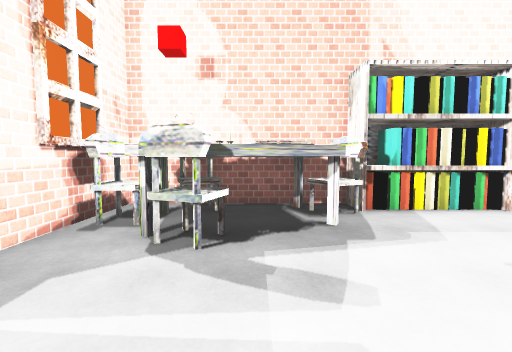
View 1 (above)

13 first-person views from a walk through a 3-D level made in the Unity game engine. The camera is 1.4 m above the floor, tilts 4° down and sees 90° across. The floor is counted in squares, 1 m on a side. Each view is taken from the middle of a square. On the plan, view 1 faces up. The plan holds only what a view shows up to about 13 squares ahead; the rest is blank. The player character is not drawn. Some surface patterns are stand-ins.

View 2
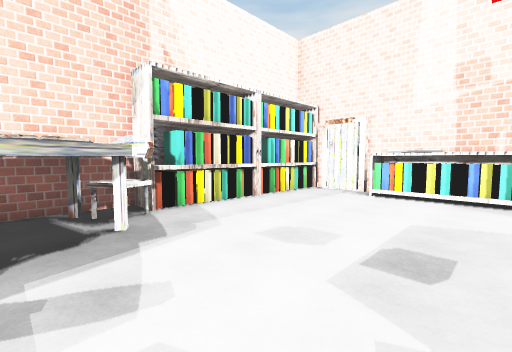

View 3
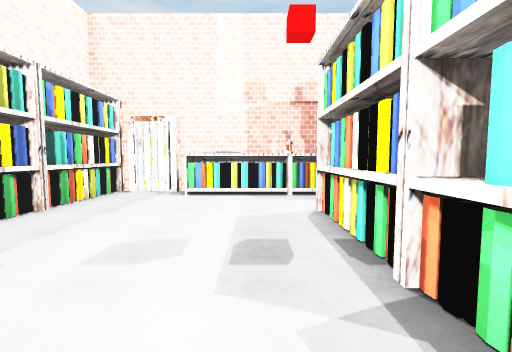

View 4
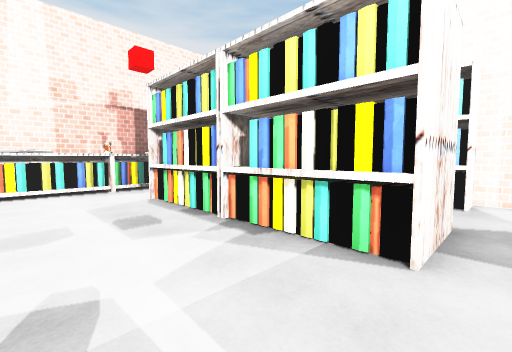

View 5
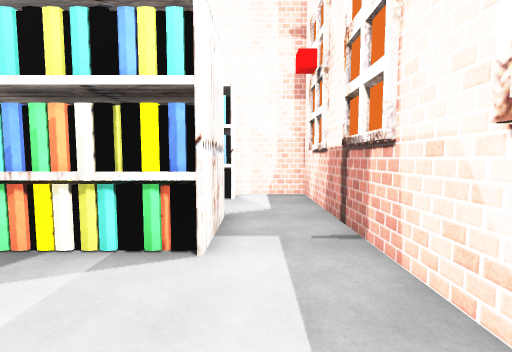

View 6
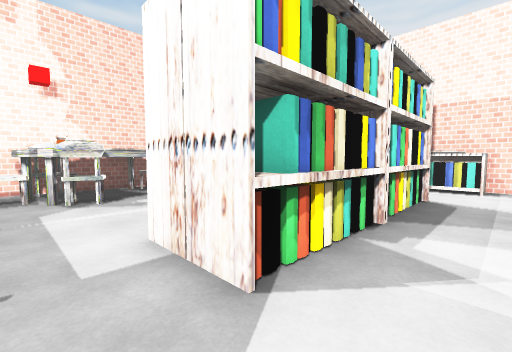

View 7
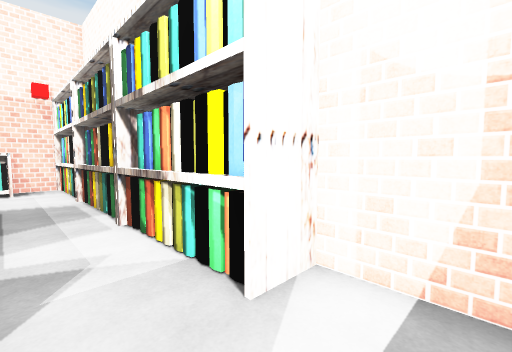

View 8
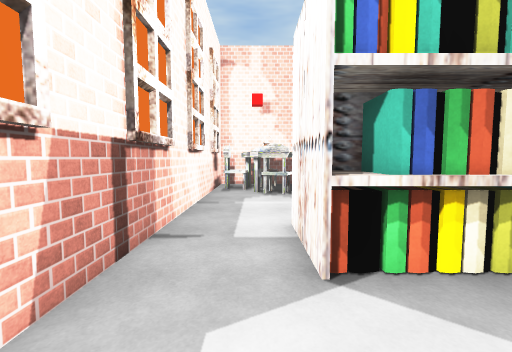

View 9
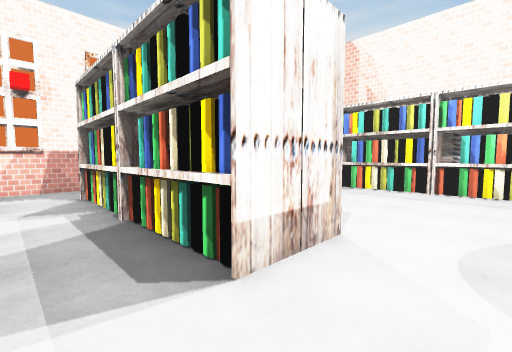

View 10
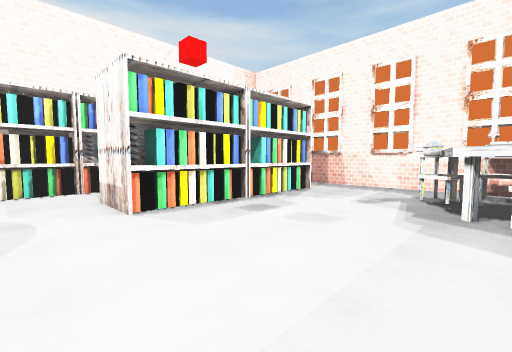

View 11
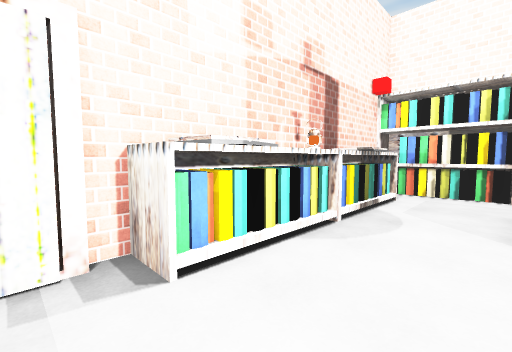

View 12
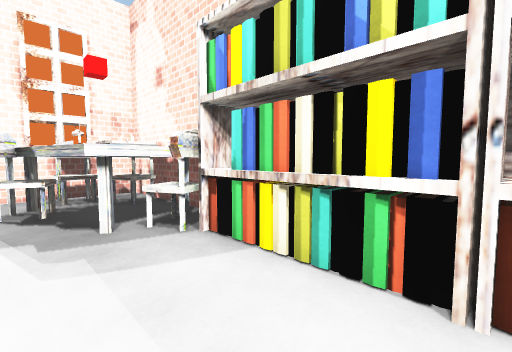

View 13
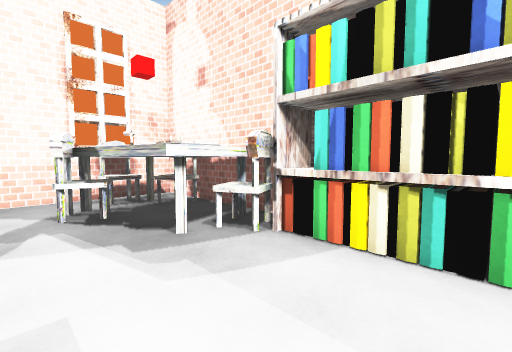

### Floor plan
Key: @ floor where view 1 was taken; # wall or solid block; . floor; C chair; T table; S shelf; L lamp; B books; O other object.
Columns run from 4 left of view 1 to 11 right of it. Each row starts with its distance up from view 1.
  8 ##############
  7 # C TTCSSSSSSSS#
  6 #CLOBBC........#
  5 #CTTTTT........#
  4 #.CC..........S#
  3 #.............B#
  2 #.............B#
  1 #.............S#
  0 #...@.........L#
 -1 #..SSSSSSSS#..S#
 -2 #..#SSS#SSS#..B#
 -3 #..#SSS#SSS#..B#
 -4 #.............S#
 -5 #..............#
 -6 #..SSSSSSSS#SSS#
 -7 ####      ######

Positions as (right, up) in squares from view 1, and headings:
1: (0, 0), facing up
2: (0, 0), facing up-right
3: (0, 1), facing right
4: (-2, 3), facing down-right
5: (-2, 3), facing down
6: (-3, -5), facing up-right
7: (-3, -4), facing down-right
8: (-2, -6), facing up
9: (9, -5), facing up-left
10: (9, 6), facing down-left
11: (7, 5), facing down-right
12: (7, 4), facing up-left
13: (6, 3), facing up-left
